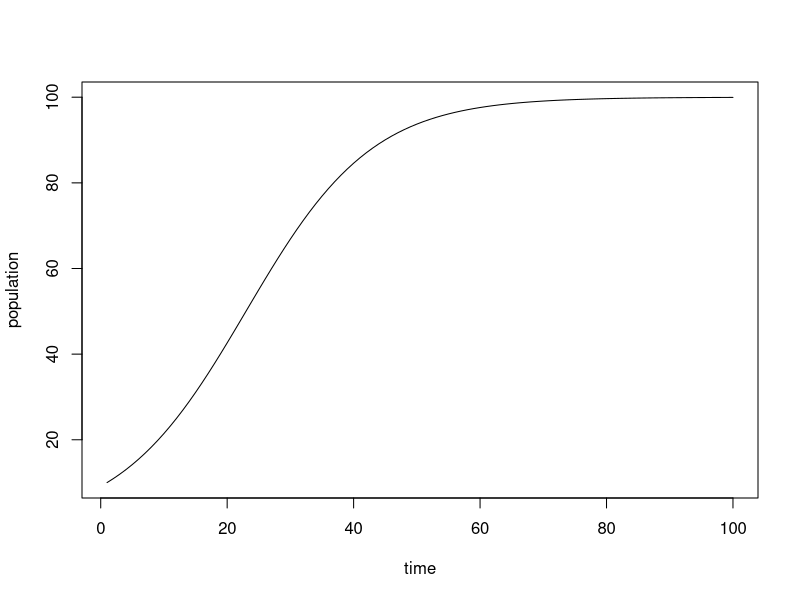
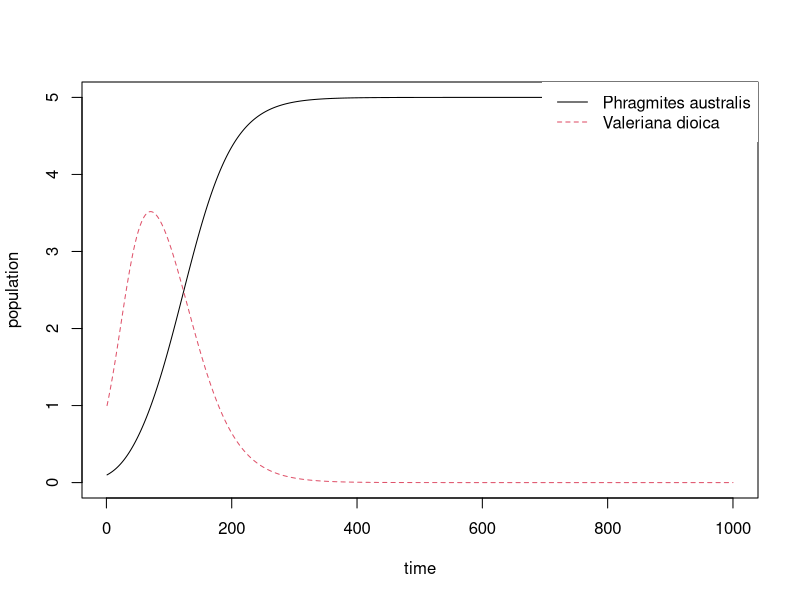

Reproduce these figures in R, in order. (Note: this script raises an error after producing the figures.)
##########################################################################################
# Lotka-Volterra model for competition system  ---------------------------------------
##########################################################################################

# Notes -------------------------------------------------------------------
# The competition variant has logistic growth! (exponential in predator-prey model)
# There are solutions for one equilibrium, multiple equilibria, no equilibria


# Library -----------------------------------------------------------------
library(deSolve)


# One species logistic -------------------------------------------------------------------

calcLogistic <- function(time, state, par)
{
  with(as.list(par), {
    dN <- r * state * (1 - state * 1/K)
    list(dN)
  })
}

# Two-species simulation --------------------------------------------------------------
par <- c(r = 0.1,
         K = 100)
state_init <- c(N = 10)
time = 1:100

Sim_logistic <- ode(y = state_init, times = time, func = calcLogistic, parms = par)
matplot(Sim_logistic[,-1], type = "l", xlab = "time", ylab = "population")

# Two-species model -------------------------------------------------------------------

## states N, M of two species
## dn/dt ==  r_n N * (1 - a_nn N - a_nm M)
## increment of rate r_n*N is at max for both very small intraspecific and interspecific competition
## a12 is the competition of M on N
## as states N or M grow bigger r_n*N approaches 0

calcComp2 <- function (time, state, par)
{
  with(as.list(par), {
    dn <- r_n * state[1] * (1 - a11 * state[1] - a12 * state[2])
    dm <- r_m * state[2] * (1 - a22 * state[2] - a21 * state[1])
    list(c(dn, dm))
  })
}

# Two-species simulation --------------------------------------------------------------
par2 <- c(r_n = 0.05,
         r_m = 0.05,
         a11 = 0.2, ## interaction coefficients
         a21 = 0.3,
         a22 = 0.2,
         a12 = 0.1)
state_init <- c(0.1, 1)
time = 1:1000

Sim_2 <- ode(y = state_init, times = time, func = calcComp2, parms = par2)
matplot(Sim_2[,-1], type = "l", xlab = "time", ylab = "population")
legend("topright", c("Phragmites australis", "Valeriana dioica"), lty = c(1,2), col = c(1,2), box.lwd = 0)


# Multi-species matrix model -------------------------------------------------------------------

## For one species the model equation is:
## dn/dt ==  r_n N * (1 - (a_nn N + a_nm M))

## Same for multiple species:
## dm/dt ==  r m * (1 - (A %*% m))
## first term (r m): here, r, m are just vectorized
## second term (1 - (A %*% m)): for a two species model equivalent to
## c(A_11 m1 + A_12 m2, A_21 m1 + A_22 m2)


calcCompM <- function(t,
                      m, # A vector of species states.
                      par){
  r <- par[[1]] # Length n vector of growth rates.
  A <- par[[2]] # Full n x n matrix of interaction coefficients
  dm <- r * m * (1 - (A %*% m)) # This is logistic as well.
  return(list(c(dm)))
}

# Multi-species simulation -------------------------------------------------------------------
n_species <- 9
time <- 1:2000

## Generate some random parameters.
r <- runif(n_species)*2 # Vector of growth rates.

alpha <- .01 # The mean interaction
A <- matrix(rnorm(n_species^2, alpha, alpha/10), nrow = n_species) # A full matrix of mutual competition factors.

par <- list(r, A) # Parameters list, including a matrix of alpha values.

m0 <- runif(n_species)/(n_species*alpha) # Initial state matrix.

Sim_m <- ode(m0, t, calcCompM, par)
matplot(t, Sim_m[,-1], type="l", ylab="N") # log='y'


# GLV ---------------------------------------------------------------------

## instead of
## dm/dt == r * m * (1 - (A %*% m))
## <=>
## dm/dt == m * (r - r*(A %*% m))

## ????

## GLV
## dm/dt == m * (r2 + A2 %*% m)
## dm/dt == m * (r2 + (a11 * m1 +  a12 * m2 etc))



# Data --------------------------------------------------------------------
## Longitudinal community data is available at
# library(dave) [Package for WILDI text book]
# data(lveg)
# data(ltim)
# ?lveg
# ?ltim


# gauseR --------------------------------------------------------------------
## Just as a note that this exists, including data:
# library(gauseR)
